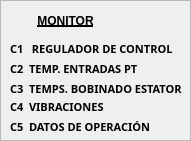
  <widget class="QFrame" name="frame_3">
   <property name="geometry">
    <rect>
     <x>190</x>
     <y>290</y>
     <width>191</width>
     <height>141</height>
    </rect>
   </property>
   <property name="frameShape">
    <enum>QFrame::StyledPanel</enum>
   </property>
   <property name="frameShadow">
    <enum>QFrame::Raised</enum>
   </property>
   <widget class="QLabel" name="label_19">
    <property name="geometry">
     <rect>
      <x>0</x>
      <y>10</y>
      <width>131</width>
      <height>21</height>
     </rect>
    </property>
    <property name="minimumSize">
     <size>
      <width>131</width>
      <height>21</height>
     </size>
    </property>
    <property name="font">
     <font>
      <pointsize>9</pointsize>
      <weight>75</weight>
      <bold>true</bold>
      <underline>true</underline>
     </font>
    </property>
    <property name="text">
     <string>MONITOR</string>
    </property>
    <property name="alignment">
     <set>Qt::AlignCenter</set>
    </property>
   </widget>
   <widget class="QLabelClick" name="lb_C1_1">
    <property name="geometry">
     <rect>
      <x>10</x>
      <y>40</y>
      <width>191</width>
      <height>17</height>
     </rect>
    </property>
    <property name="minimumSize">
     <size>
      <width>20</width>
      <height>0</height>
     </size>
    </property>
    <property name="font">
     <font>
      <family>Agency FB</family>
      <pointsize>8</pointsize>
      <weight>75</weight>
      <bold>true</bold>
      <underline>false</underline>
     </font>
    </property>
    <property name="cursor">
     <cursorShape>PointingHandCursor</cursorShape>
    </property>
    <property name="text">
     <string>C1   REGULADOR DE CONTROL</string>
    </property>
    <property name="alignment">
     <set>Qt::AlignLeading|Qt::AlignLeft|Qt::AlignVCenter</set>
    </property>
   </widget>
   <widget class="QLabelClick" name="lb_C2_1">
    <property name="geometry">
     <rect>
      <x>10</x>
      <y>60</y>
      <width>171</width>
      <height>17</height>
     </rect>
    </property>
    <property name="minimumSize">
     <size>
      <width>20</width>
      <height>0</height>
     </size>
    </property>
    <property name="font">
     <font>
      <family>Agency FB</family>
      <pointsize>8</pointsize>
      <weight>75</weight>
      <bold>true</bold>
      <underline>false</underline>
     </font>
    </property>
    <property name="cursor">
     <cursorShape>PointingHandCursor</cursorShape>
    </property>
    <property name="text">
     <string>C2  TEMP. ENTRADAS PT</string>
    </property>
    <property name="alignment">
     <set>Qt::AlignLeading|Qt::AlignLeft|Qt::AlignVCenter</set>
    </property>
   </widget>
   <widget class="QLabelClick" name="lb_C3_1">
    <property name="geometry">
     <rect>
      <x>10</x>
      <y>80</y>
      <width>201</width>
      <height>17</height>
     </rect>
    </property>
    <property name="minimumSize">
     <size>
      <width>20</width>
      <height>0</height>
     </size>
    </property>
    <property name="font">
     <font>
      <family>Agency FB</family>
      <pointsize>8</pointsize>
      <weight>75</weight>
      <bold>true</bold>
      <underline>false</underline>
     </font>
    </property>
    <property name="cursor">
     <cursorShape>PointingHandCursor</cursorShape>
    </property>
    <property name="text">
     <string>C3  TEMPS. BOBINADO ESTATOR</string>
    </property>
    <property name="alignment">
     <set>Qt::AlignLeading|Qt::AlignLeft|Qt::AlignVCenter</set>
    </property>
   </widget>
   <widget class="QLabelClick" name="lb_C4_1">
    <property name="geometry">
     <rect>
      <x>10</x>
      <y>98</y>
      <width>155</width>
      <height>17</height>
     </rect>
    </property>
    <property name="minimumSize">
     <size>
      <width>20</width>
      <height>0</height>
     </size>
    </property>
    <property name="font">
     <font>
      <family>Agency FB</family>
      <pointsize>8</pointsize>
      <weight>75</weight>
      <bold>true</bold>
      <underline>false</underline>
     </font>
    </property>
    <property name="cursor">
     <cursorShape>PointingHandCursor</cursorShape>
    </property>
    <property name="text">
     <string>C4  VIBRACIONES</string>
    </property>
    <property name="alignment">
     <set>Qt::AlignLeading|Qt::AlignLeft|Qt::AlignVCenter</set>
    </property>
   </widget>
   <widget class="QLabelClick" name="lb_C5_1">
    <property name="geometry">
     <rect>
      <x>10</x>
      <y>118</y>
      <width>181</width>
      <height>17</height>
     </rect>
    </property>
    <property name="minimumSize">
     <size>
      <width>20</width>
      <height>0</height>
     </size>
    </property>
    <property name="font">
     <font>
      <family>Agency FB</family>
      <pointsize>8</pointsize>
      <weight>75</weight>
      <bold>true</bold>
      <underline>false</underline>
     </font>
    </property>
    <property name="cursor">
     <cursorShape>PointingHandCursor</cursorShape>
    </property>
    <property name="text">
     <string>C5  DATOS DE OPERACIÓN</string>
    </property>
    <property name="alignment">
     <set>Qt::AlignLeading|Qt::AlignLeft|Qt::AlignVCenter</set>
    </property>
   </widget>
  </widget>
